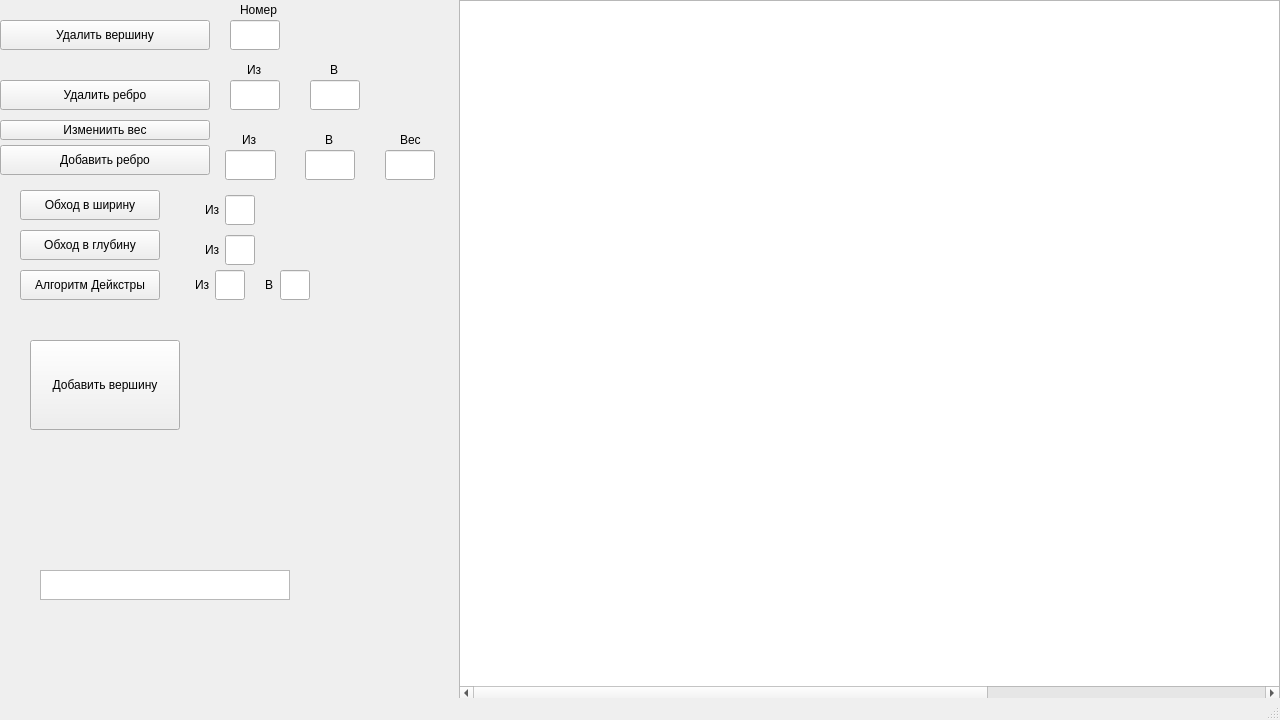
<?xml version="1.0" encoding="UTF-8"?>
<ui version="4.0">
 <class>MainWindow</class>
 <widget class="QMainWindow" name="MainWindow">
  <property name="geometry">
   <rect>
    <x>0</x>
    <y>0</y>
    <width>1280</width>
    <height>720</height>
   </rect>
  </property>
  <property name="windowTitle">
   <string>MainWindow</string>
  </property>
  <widget class="QWidget" name="centralwidget">
   <widget class="QGraphicsView" name="graphicsView">
    <property name="geometry">
     <rect>
      <x>459</x>
      <y>0</y>
      <width>821</width>
      <height>701</height>
     </rect>
    </property>
    <property name="sizePolicy">
     <sizepolicy hsizetype="Fixed" vsizetype="Fixed">
      <horstretch>0</horstretch>
      <verstretch>0</verstretch>
     </sizepolicy>
    </property>
    <property name="sizeIncrement">
     <size>
      <width>1280</width>
      <height>550</height>
     </size>
    </property>
    <property name="font">
     <font>
      <pointsize>10</pointsize>
     </font>
    </property>
    <property name="sceneRect">
     <rectf>
      <x>0.000000000000000</x>
      <y>0.000000000000000</y>
      <width>1261.000000000000000</width>
      <height>548.000000000000000</height>
     </rectf>
    </property>
   </widget>
   <widget class="QPushButton" name="Add_Node_Btn">
    <property name="geometry">
     <rect>
      <x>30</x>
      <y>340</y>
      <width>150</width>
      <height>90</height>
     </rect>
    </property>
    <property name="sizePolicy">
     <sizepolicy hsizetype="Minimum" vsizetype="Fixed">
      <horstretch>0</horstretch>
      <verstretch>0</verstretch>
     </sizepolicy>
    </property>
    <property name="text">
     <string>Добавить вершину</string>
    </property>
   </widget>
   <widget class="QPushButton" name="Add_Edge_Btn">
    <property name="geometry">
     <rect>
      <x>0</x>
      <y>145</y>
      <width>210</width>
      <height>30</height>
     </rect>
    </property>
    <property name="text">
     <string>Добавить ребро</string>
    </property>
   </widget>
   <widget class="QLineEdit" name="Output_lineEdit">
    <property name="geometry">
     <rect>
      <x>225</x>
      <y>150</y>
      <width>51</width>
      <height>30</height>
     </rect>
    </property>
   </widget>
   <widget class="QLineEdit" name="Input_lineEdit">
    <property name="geometry">
     <rect>
      <x>305</x>
      <y>150</y>
      <width>50</width>
      <height>30</height>
     </rect>
    </property>
   </widget>
   <widget class="QLineEdit" name="weight_lineEdit">
    <property name="geometry">
     <rect>
      <x>385</x>
      <y>150</y>
      <width>50</width>
      <height>30</height>
     </rect>
    </property>
   </widget>
   <widget class="QLabel" name="label">
    <property name="geometry">
     <rect>
      <x>242</x>
      <y>130</y>
      <width>16</width>
      <height>20</height>
     </rect>
    </property>
    <property name="text">
     <string>Из</string>
    </property>
   </widget>
   <widget class="QLabel" name="label_2">
    <property name="geometry">
     <rect>
      <x>325</x>
      <y>130</y>
      <width>16</width>
      <height>20</height>
     </rect>
    </property>
    <property name="text">
     <string>В</string>
    </property>
   </widget>
   <widget class="QLabel" name="label_3">
    <property name="geometry">
     <rect>
      <x>400</x>
      <y>130</y>
      <width>30</width>
      <height>20</height>
     </rect>
    </property>
    <property name="text">
     <string>Вес</string>
    </property>
   </widget>
   <widget class="QPushButton" name="Delete_Edge_Btn">
    <property name="geometry">
     <rect>
      <x>0</x>
      <y>80</y>
      <width>210</width>
      <height>30</height>
     </rect>
    </property>
    <property name="text">
     <string>Удалить ребро</string>
    </property>
   </widget>
   <widget class="QLabel" name="label_4">
    <property name="geometry">
     <rect>
      <x>247</x>
      <y>60</y>
      <width>16</width>
      <height>20</height>
     </rect>
    </property>
    <property name="text">
     <string>Из</string>
    </property>
   </widget>
   <widget class="QLineEdit" name="Input_Delete_lineEdit">
    <property name="geometry">
     <rect>
      <x>310</x>
      <y>80</y>
      <width>50</width>
      <height>30</height>
     </rect>
    </property>
   </widget>
   <widget class="QLineEdit" name="Output_Delete_lineEdit">
    <property name="geometry">
     <rect>
      <x>230</x>
      <y>80</y>
      <width>50</width>
      <height>30</height>
     </rect>
    </property>
   </widget>
   <widget class="QLabel" name="label_5">
    <property name="geometry">
     <rect>
      <x>330</x>
      <y>60</y>
      <width>16</width>
      <height>20</height>
     </rect>
    </property>
    <property name="text">
     <string>В</string>
    </property>
   </widget>
   <widget class="QPushButton" name="Delete_Node_Btn">
    <property name="geometry">
     <rect>
      <x>0</x>
      <y>20</y>
      <width>210</width>
      <height>30</height>
     </rect>
    </property>
    <property name="text">
     <string>Удалить вершину</string>
    </property>
   </widget>
   <widget class="QLineEdit" name="Delete_node_lineEdit">
    <property name="geometry">
     <rect>
      <x>230</x>
      <y>20</y>
      <width>50</width>
      <height>30</height>
     </rect>
    </property>
   </widget>
   <widget class="QLabel" name="label_6">
    <property name="geometry">
     <rect>
      <x>240</x>
      <y>0</y>
      <width>37</width>
      <height>20</height>
     </rect>
    </property>
    <property name="text">
     <string>Номер</string>
    </property>
   </widget>
   <widget class="QPushButton" name="Change_weight_Btn">
    <property name="geometry">
     <rect>
      <x>0</x>
      <y>120</y>
      <width>210</width>
      <height>20</height>
     </rect>
    </property>
    <property name="text">
     <string>Измениить вес</string>
    </property>
   </widget>
   <widget class="QPushButton" name="Width_traversal_Btn">
    <property name="geometry">
     <rect>
      <x>20</x>
      <y>190</y>
      <width>140</width>
      <height>30</height>
     </rect>
    </property>
    <property name="text">
     <string>Обход в ширину</string>
    </property>
   </widget>
   <widget class="QPushButton" name="Deep_crawl_Btn">
    <property name="geometry">
     <rect>
      <x>20</x>
      <y>230</y>
      <width>140</width>
      <height>30</height>
     </rect>
    </property>
    <property name="text">
     <string>Обход в глубину</string>
    </property>
   </widget>
   <widget class="QPushButton" name="Dijkstra_Btn">
    <property name="geometry">
     <rect>
      <x>20</x>
      <y>270</y>
      <width>140</width>
      <height>30</height>
     </rect>
    </property>
    <property name="text">
     <string>Алгоритм Дейкстры</string>
    </property>
   </widget>
   <widget class="QLineEdit" name="Wide_lineEdit">
    <property name="geometry">
     <rect>
      <x>225</x>
      <y>195</y>
      <width>30</width>
      <height>30</height>
     </rect>
    </property>
   </widget>
   <widget class="QLineEdit" name="Deep_lineEdit">
    <property name="geometry">
     <rect>
      <x>225</x>
      <y>235</y>
      <width>30</width>
      <height>30</height>
     </rect>
    </property>
   </widget>
   <widget class="QLabel" name="label_7">
    <property name="geometry">
     <rect>
      <x>205</x>
      <y>200</y>
      <width>16</width>
      <height>20</height>
     </rect>
    </property>
    <property name="text">
     <string>Из</string>
    </property>
   </widget>
   <widget class="QLabel" name="label_8">
    <property name="geometry">
     <rect>
      <x>205</x>
      <y>240</y>
      <width>16</width>
      <height>20</height>
     </rect>
    </property>
    <property name="text">
     <string>Из</string>
    </property>
   </widget>
   <widget class="QLabel" name="label_9">
    <property name="geometry">
     <rect>
      <x>195</x>
      <y>275</y>
      <width>16</width>
      <height>20</height>
     </rect>
    </property>
    <property name="text">
     <string>Из</string>
    </property>
   </widget>
   <widget class="QLineEdit" name="Dijkstra_start_lineEdit">
    <property name="geometry">
     <rect>
      <x>215</x>
      <y>270</y>
      <width>30</width>
      <height>30</height>
     </rect>
    </property>
   </widget>
   <widget class="QLabel" name="label_10">
    <property name="geometry">
     <rect>
      <x>265</x>
      <y>275</y>
      <width>16</width>
      <height>20</height>
     </rect>
    </property>
    <property name="text">
     <string>В</string>
    </property>
   </widget>
   <widget class="QLineEdit" name="Dijkstra_end_lineEdit">
    <property name="geometry">
     <rect>
      <x>280</x>
      <y>270</y>
      <width>30</width>
      <height>30</height>
     </rect>
    </property>
   </widget>
   <widget class="QTextBrowser" name="Output_algoritms">
    <property name="geometry">
     <rect>
      <x>40</x>
      <y>570</y>
      <width>250</width>
      <height>30</height>
     </rect>
    </property>
   </widget>
  </widget>
  <widget class="QMenuBar" name="menubar">
   <property name="geometry">
    <rect>
     <x>0</x>
     <y>0</y>
     <width>1280</width>
     <height>21</height>
    </rect>
   </property>
  </widget>
  <widget class="QStatusBar" name="statusbar"/>
 </widget>
 <resources/>
 <connections/>
</ui>
